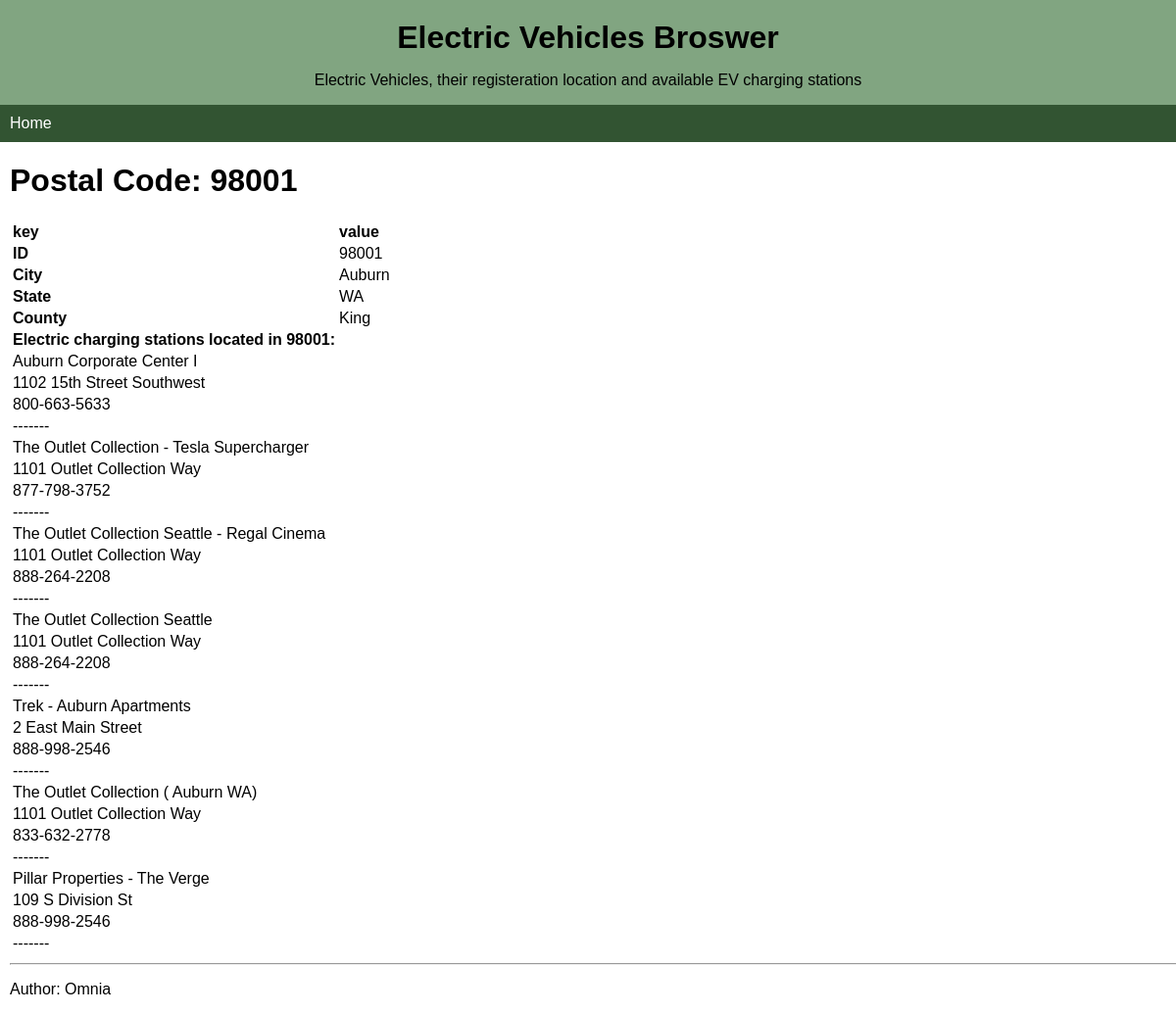
The app's page /locationDetails/98001 with its own data.
### api/models.py (models this page shows, shortened)
class Location(models.Model):
    postalCode = models.IntegerField(primary_key=True, null=False, blank=False)
    state = models.CharField(max_length=256, null=False, blank=False)
    county = models.CharField(max_length=256, null=False, blank=False)
    city = models.CharField(max_length=256, null=False, blank=False)

class EvChargingStations(models.Model):
    id = models.IntegerField(primary_key=True, null=False, blank=False)
    stationName = models.CharField(max_length=256, null=False, blank=False)
    stationAddress = models.CharField(max_length=256, null=False, blank=False)
    stationPhone = models.CharField(max_length=256, null=True, blank=True)
    connectorType = models.ForeignKey(EconnectorType, on_delete=models.CASCADE)
    accessCode = models.ForeignKey(AccessCode, on_delete=models.CASCADE)
    stationLocation = models.IntegerField(null=False, blank=False)

### api/views.py (the view)
# urls.py: path('locationDetails/<int:postalCode>', views.locationDetails, name='locationDetails'),
def locationDetails(request, postalCode):
    locationDetails = Location.objects.get(postalCode=postalCode)
    chargingStations = EvChargingStations.objects.filter(stationLocation=postalCode)
    return render(request, 'api/locationDetails.html', {'locationDetails': locationDetails , 'chargingStations': chargingStations})

### api/templates/api/locationDetails.html
{% extends "./base.html" %}
    {% block content%}
        <h1> Postal Code: {{ locationDetails.postalCode }} </h1>
        <table class="details">
            <tr><th>key</th><th>value</th></tr>
            <tr><th>ID</th><td>{{ locationDetails.pk }}</td></tr>
            <tr><th>City</th><td>{{ locationDetails.city }}</td></tr>
            <tr><th>State</th><td>{{ locationDetails.state }}</td></tr>
            <tr><th>County</th><td>{{ locationDetails.county }}</td></tr>
            <tr><th>Electric charging stations located in {{ locationDetails.postalCode }}:</th></tr>
            {% for station in chargingStations %}
                <tr><td> {{ station.stationName }} <td></tr>
                <tr><td> {{ station.stationAddress }} <td></tr>
                {% if station.stationPhone == 'NULL' %}
                <tr><td> Not Available <td></tr>
                {% else %}
                <tr><td> {{ station.stationPhone }} <td></tr>
                {% endif %}
                <tr><td> ------- <td></tr>
            {% endfor %}
        </table>
    {% endblock %}

### api/static/css/styles.css (style rules this page uses)
body { font-family: sans-serif; margin: 0px; border: 0px; padding: 0px; }
.details { text-align: left; }

### records on screen
Location: postalCode "98001", pk "98001", city "Auburn", state "WA", county "King"
EvChargingStations: stationName "Auburn Corporate Center I", stationAddress "1102 15th Street Southwest", stationPhone "800-663-5633"
EvChargingStations: stationName "The Outlet Collection - Tesla Supercharger", stationAddress "1101 Outlet Collection Way", stationPhone "877-798-3752"
EvChargingStations: stationName "The Outlet Collection Seattle - Regal Cinema", stationAddress "1101 Outlet Collection Way", stationPhone "888-264-2208"
EvChargingStations: stationName "The Outlet Collection Seattle", stationAddress "1101 Outlet Collection Way", stationPhone "888-264-2208"
EvChargingStations: stationName "Trek - Auburn Apartments", stationAddress "2 East Main Street", stationPhone "888-998-2546"
EvChargingStations: stationName "The Outlet Collection ( Auburn WA)", stationAddress "1101 Outlet Collection Way", stationPhone "833-632-2778"
EvChargingStations: stationName "Pillar Properties - The Verge", stationAddress "109 S Division St", stationPhone "888-998-2546"
